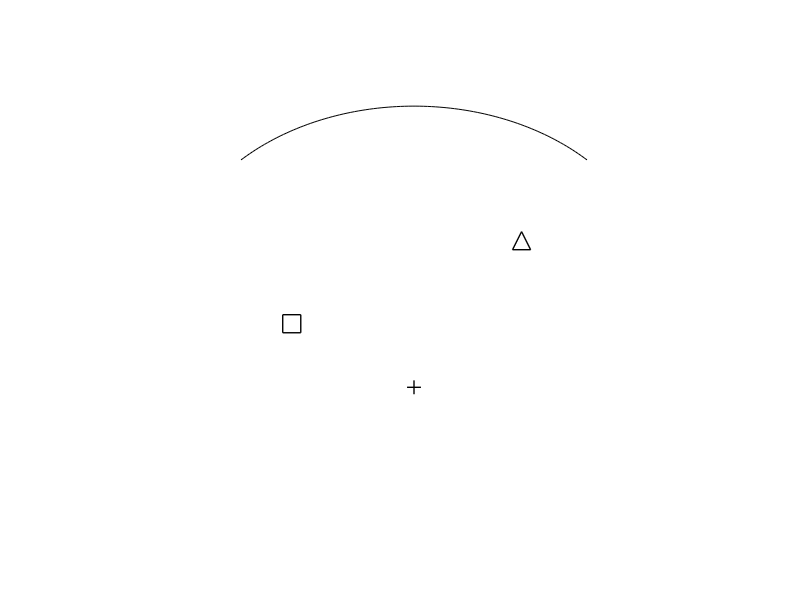
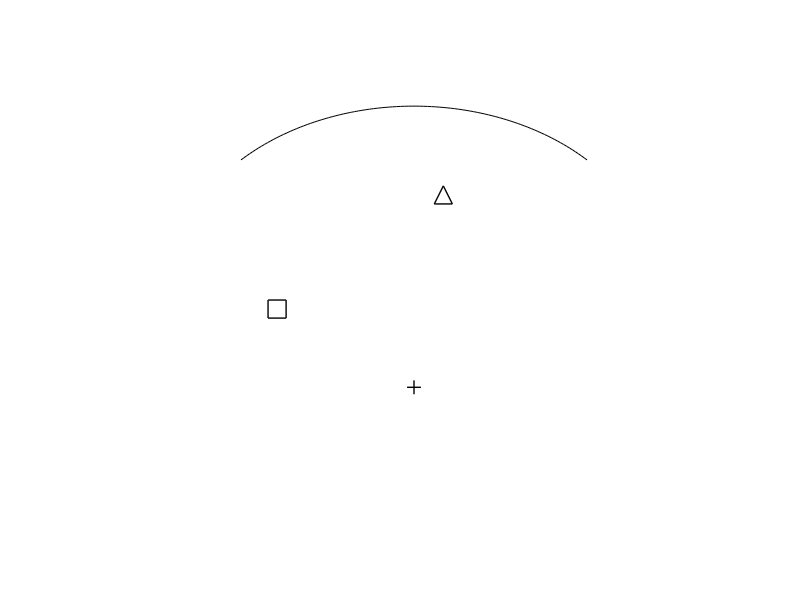
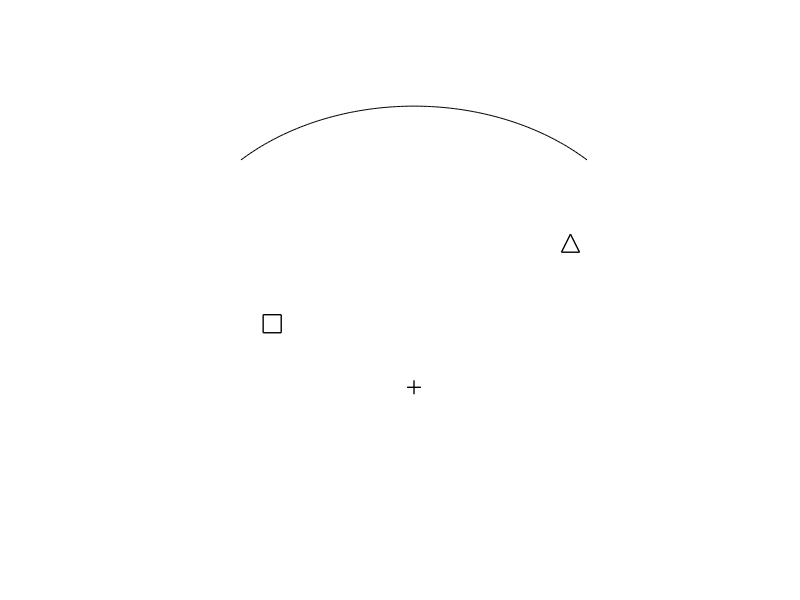
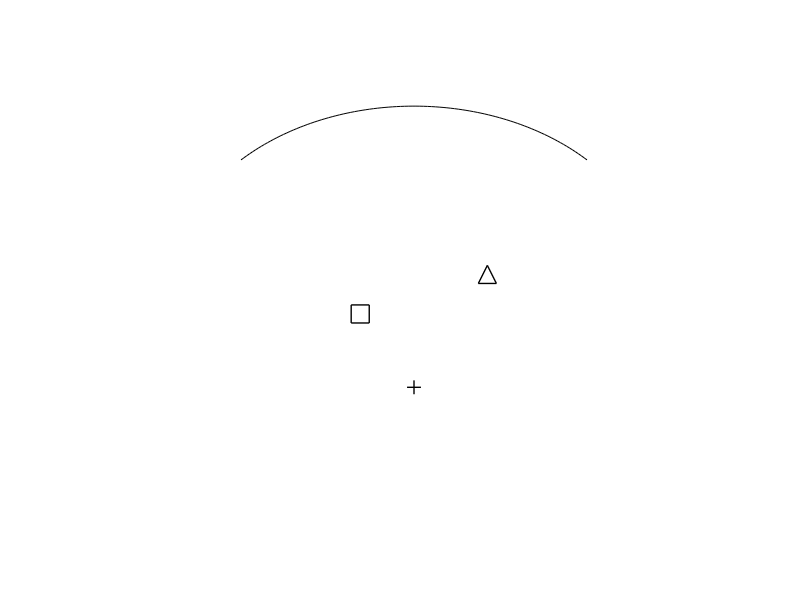

MATLAB code for these plots, in order:
% condition B1(border present, which object is closer to the cross, response by moving a mouse)
% square is closer to the cross

% number of images of this type
n = 32;

% interval of x,y changes of axes for the triangle and square locations in % of x, y length
percentX_square = [15, 45];
percentY_square = [40, 54];

percentX_triangle = [55, 85];

for imagei = 1:n
    
    % draw arc
    figure(1), clf
    
    % parametrs of arc
    a = pi/4; % start of arc in radians
    b = 3*pi/4; % end of arc in radians
    h = 9; k = -4;  %(h,k) is the center of the circle
    r = 3; % radius
    
    % plot an arc
    t = linspace(a,b);
    x = r*cos(t) + h;
    y = r*sin(t) + k;
    plot(x,y, 'k')
    axis([h-r h+r k-r-1 k+r+1])
    axis square;
    
    % to get info about axes
    xAxis = get(gca,'xlim');
    yAxis = get(gca,'ylim');
    xlength = diff(xAxis);
    ylength = diff(yAxis);
    
    % X and Y coordinates of cross and square
    x_cross = 0.5*xlength+xAxis(1);
    y_cross = 0.3*ylength+yAxis(1);
    
    x_square = randi(percentX_square)/100*xlength+xAxis(1);
    y_square = randi(percentY_square)/100*ylength+yAxis(1);
    
    % distance between cross and square
    CrSq_distance = sqrt((x_square-x_cross)^2+(y_square-y_cross)^2);
    % distance between cross and triangle
    CrTr_distance = 1.5*CrSq_distance;
    
    % X and Y coordinates of triangle
    x_triangle = randi(percentX_triangle)/100*xlength+xAxis(1);
    y_triangle = sqrt(CrTr_distance^2-(x_triangle-x_cross)^2)+y_cross;
    
    if ~isreal(y_triangle)    % if y_triangle occasionaly is complex number, try another x
        while ~isreal(y_triangle)
            x_triangle = randi(percentX_triangle)/100*xlength+xAxis(1);
            y_triangle = sqrt(CrTr_distance^2-(x_triangle-x_cross)^2)+y_cross;
        end
    end
    
    % plot cross, square and triangle
    hold on
    plot(x_cross, y_cross, '+k','LineWidth', 1, 'MarkerSize',10)
    hold on
    plot(x_square,y_square, 'ks', 'LineWidth', 1,'MarkerSize',13)
    hold on
    plot(x_triangle,y_triangle, 'k^','LineWidth', 1, 'MarkerSize',13);
    set(gca,'xtick',[],'ytick',[],'Xcolor','none','Ycolor','none') % remove axes
    
    % save image
    print(gcf,['B1_' num2str(imagei) '_square.png'],'-dpng','-r300');
end
